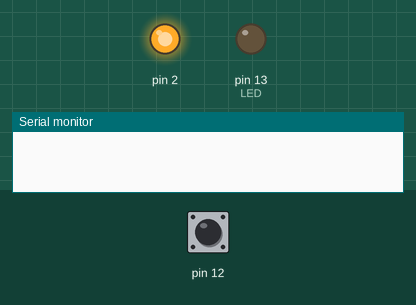
Simulated run of this sketch. Board: Arduino Uno, built with avr-gcc and run on an emulated ATmega328P. Parts: output pins drawn as LEDs (lit = HIGH), the last lines printed to the serial monitor. The inputs (shaded band) are chosen by the test bench; at power-on: pin 12 HIGH.

Above: at 1.2 s.
1.3 s: pin 12 pulled LOW for 0.15 s
At 1.37 s:
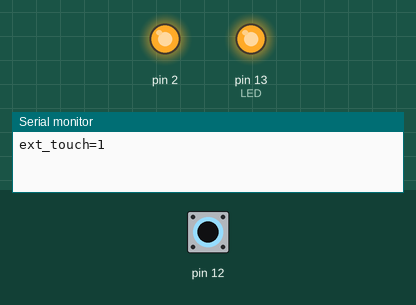
2.9 s: pin 12 pulled LOW for 3.2 s
At 7.0 s:
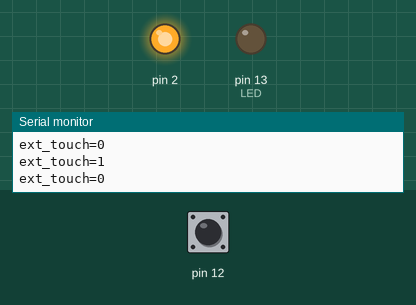
Timing chart, 0 to 8.5 s (numbered marks = the images above; inputs shaded):
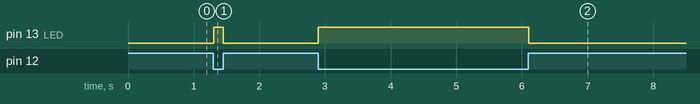

Measured:
- after the input at 1.3 s, pin 13 (LED): LOW → HIGH at once, → LOW 0.15 s later
- after the input at 2.9 s, pin 13 (LED): LOW → HIGH at once, → LOW 3.2 s later

The sketch:

CapactiveSensor.ino
```cpp
#include <Wire.h>
#include <CapacitiveSensor.h>
//#include <EEPROM.h>
CapacitiveSensor   cs_11_12 = CapacitiveSensor(11,12);
CapacitiveSensor   cs_11_10 = CapacitiveSensor(11,10);


#define LED 13
boolean debug = true;
boolean currentlyActive = false;
int threshold = 2500;

void printer(String msg, boolean force = false) {
  if (debug || force) {
    Serial.println(msg);
  }
}

void setup(void){
  pinMode(LED, OUTPUT);
  pinMode(2, OUTPUT);
  pinMode(4, INPUT);
  digitalWrite(2,HIGH);
  Serial.begin(19200);
}


void loop(void){
  long valueFromSensor =  cs_11_12.capacitiveSensor(30);
  if(valueFromSensor >= threshold && !currentlyActive) {
    printer("ext_touch=1", true);
    currentlyActive = true;
  } else if (valueFromSensor < threshold && currentlyActive) {
    printer("ext_touch=0", true);
    currentlyActive = false;
  }
  if(currentlyActive) {
    digitalWrite(LED,HIGH);
  } else {
    digitalWrite(LED,LOW);
  }
}
```
